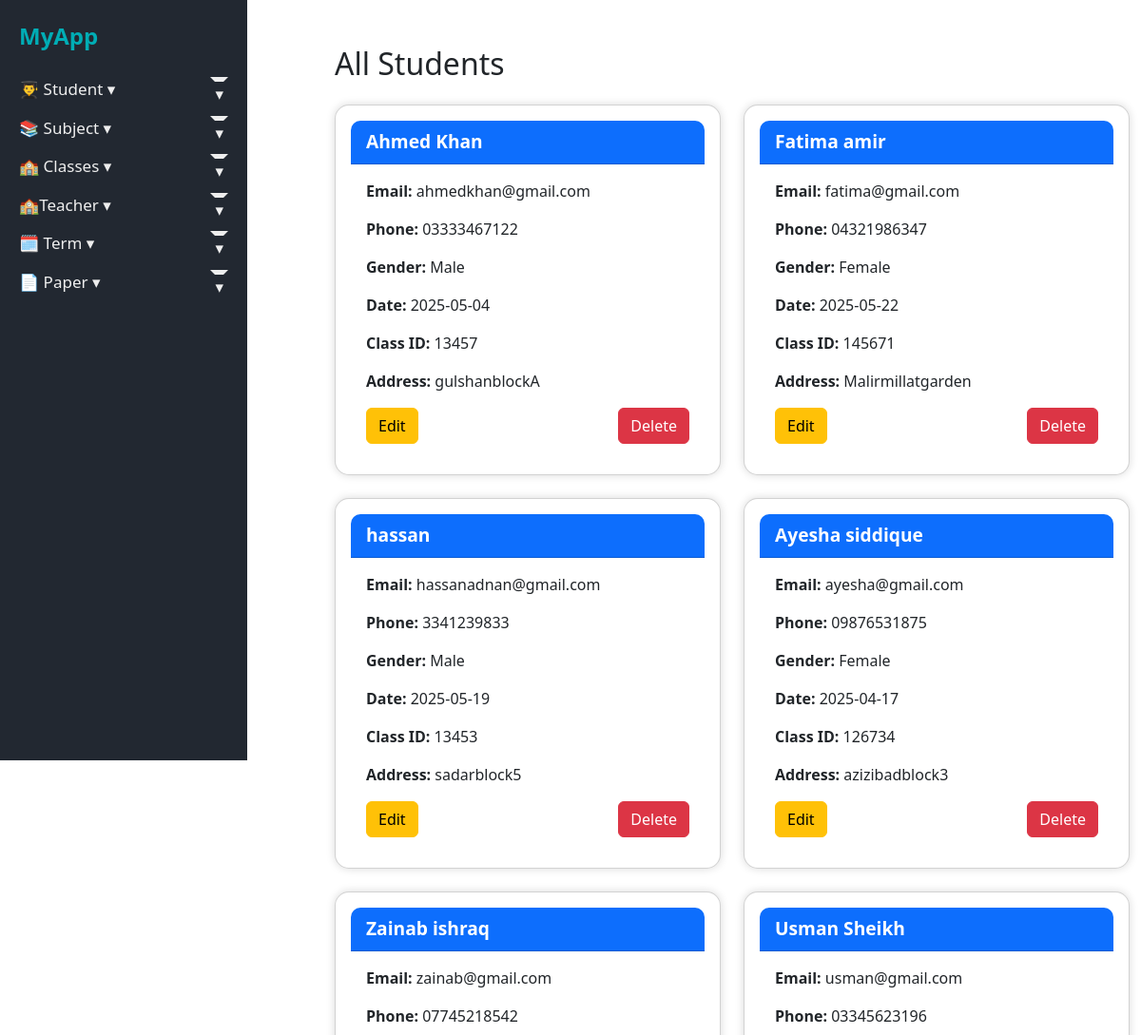
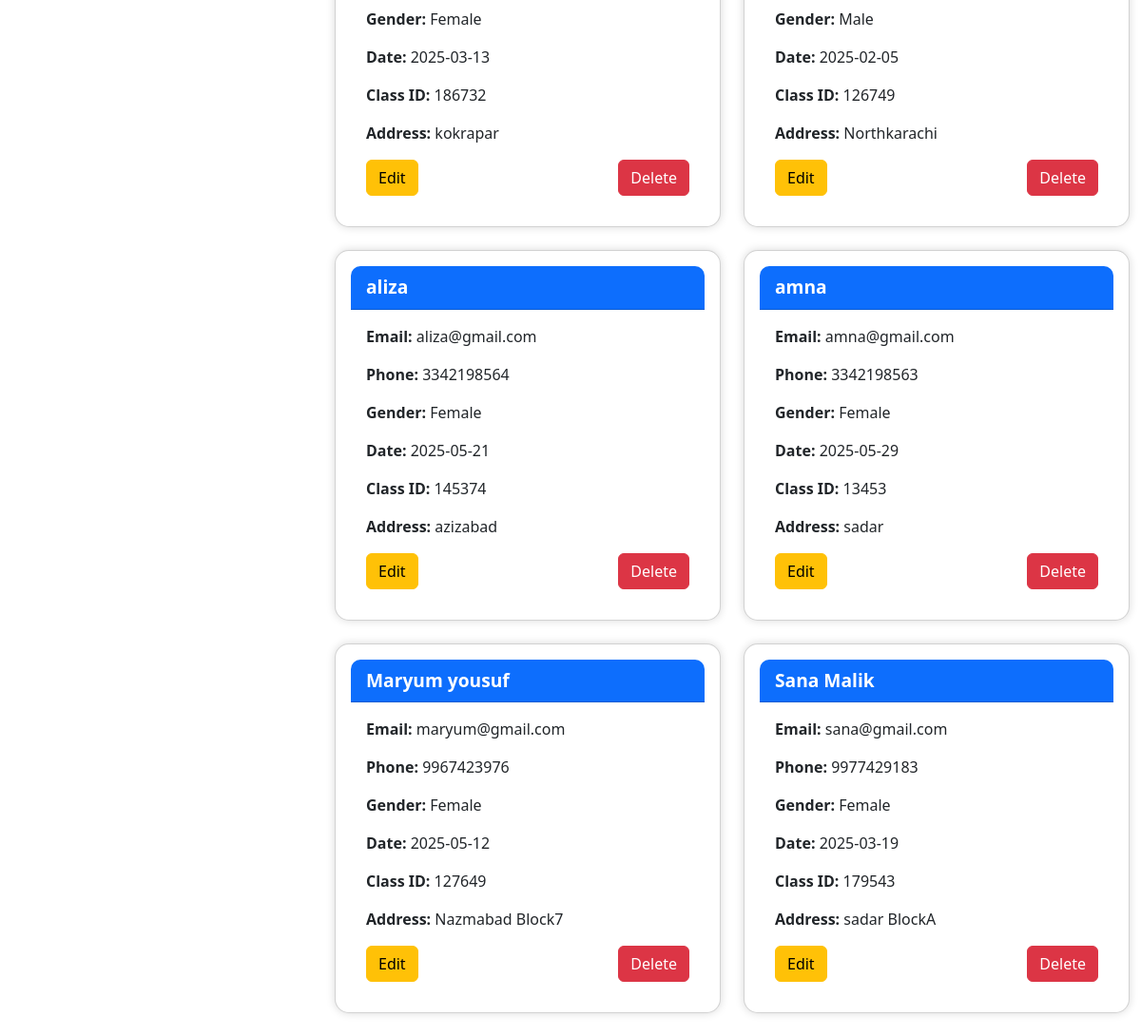
The page /viewstudent.php on the database its author committed (2 pictures, top to bottom).
### tables this page shows
CREATE TABLE `students` (
  `stu_id` int(11) NOT NULL,
  `stu_name` varchar(100) NOT NULL,
  `stu_email` varchar(100) DEFAULT NULL,
  `stu_phone` varchar(20) DEFAULT NULL,
  `stu_gender` varchar(10) DEFAULT NULL,
  `stu_date` date DEFAULT NULL,
  `stu_class_id` int(11) DEFAULT NULL,
  `stu_address` text DEFAULT NULL,
  `stu_created_at` timestamp NOT NULL DEFAULT current_timestamp()
);

### viewstudent.php (the view, shortened to what this page needs)
<!DOCTYPE html>
<html lang="en">
<head>
</head>
<body>
    <?php include_once ("navbar.php");
    $sql = "SELECT * FROM `students`";
    $result = mysqli_query($conn, $sql);
    ?>
    <div class="container mt-5">
  <h2 class="mb-4">All Students</h2>
  <div class="row">
    <?php while ($row = mysqli_fetch_assoc($result)) { ?>
      <div class="col-md-6">
        <div class="card p-3 mb-4" style="border-radius: 15px; box-shadow: 0 0 10px rgba(0,0,0,0.15);">
          <div class="card-header text-white bg-primary" style="font-weight: bold; font-size: 1.2rem; border-radius: 10px 10px 0 0;">
            <?= htmlspecialchars($row['stu_name']) ?>
          </div>
          <div class="card-body">
            <p><strong>Email:</strong> <?= $row['stu_email'] ?></p>
            <p><strong>Phone:</strong> <?= $row['stu_phone'] ?></p>
            <p><strong>Gender:</strong> <?= $row['stu_gender'] ?></p>
            <p><strong>Date:</strong> <?= $row['stu_date'] ?></p>
            <p><strong>Class ID:</strong> <?= $row['stu_class_id'] ?></p>
            <p><strong>Address:</strong> <?= $row['stu_address'] ?></p>
            <div class="d-flex justify-content-between mt-3">
              <td><a class="btn btn-warning" href="updatestudent.php?id=<?php echo $row['stu_id']; ?>">Edit</a></td>
               <td><a class="btn btn-danger" href="deletestudent.php?id=<?php echo $row ['stu_id']; ?>">Delete</a></td>
            </div>
          </div>
        </div>
      </div>
    <?php } ?>
  </div>
</div>
</body>
</html>

### style.css (style rules this page uses)
body { margin: 0; font-family: 'Segoe UI', sans-serif; display: flex; }

### rows shown on the page
students: stu_name "Ahmed Khan", stu_email "ahmedkhan@gmail.com", stu_phone "03333467122", stu_gender "Male", stu_date "2025-05-04", stu_class "13457", stu_address "gulshanblockA"
students: stu_name "Fatima amir", stu_email "fatima@gmail.com", stu_phone "04321986347", stu_gender "Female", stu_date "2025-05-22", stu_class "145671", stu_address "Malirmillatgarden"
students: stu_name "hassan", stu_email "hassanadnan@gmail.com", stu_phone "3341239833", stu_gender "Male", stu_date "2025-05-19", stu_class "13453", stu_address "sadarblock5"
students: stu_name "Ayesha siddique", stu_email "ayesha@gmail.com", stu_phone "09876531875", stu_gender "Female", stu_date "2025-04-17", stu_class "126734", stu_address "azizibadblock3"
students: stu_name "Zainab ishraq", stu_email "zainab@gmail.com", stu_phone "07745218542", stu_gender "Female", stu_date "2025-03-13", stu_class "186732", stu_address "kokrapar"
students: stu_name "Usman Sheikh", stu_email "usman@gmail.com", stu_phone "03345623196", stu_gender "Male", stu_date "2025-02-05", stu_class "126749", stu_address "Northkarachi"
students: stu_name "aliza", stu_email "aliza@gmail.com", stu_phone "3342198564", stu_gender "Female", stu_date "2025-05-21", stu_class "145374", stu_address "azizabad"
students: stu_name "amna", stu_email "amna@gmail.com", stu_phone "3342198563", stu_gender "Female", stu_date "2025-05-29", stu_class "13453", stu_address "sadar"
students: stu_name "Maryum yousuf", stu_email "maryum@gmail.com", stu_phone "9967423976", stu_gender "Female", stu_date "2025-05-12", stu_class "127649", stu_address "Nazmabad Block7"
students: stu_name "Sana Malik", stu_email "sana@gmail.com", stu_phone "9977429183", stu_gender "Female", stu_date "2025-03-19", stu_class "179543", stu_address "sadar BlockA"
